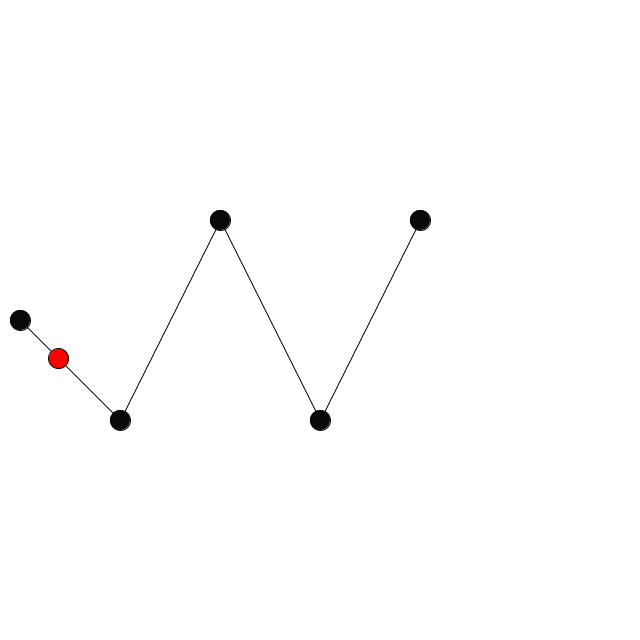
Frame 1 (no input)
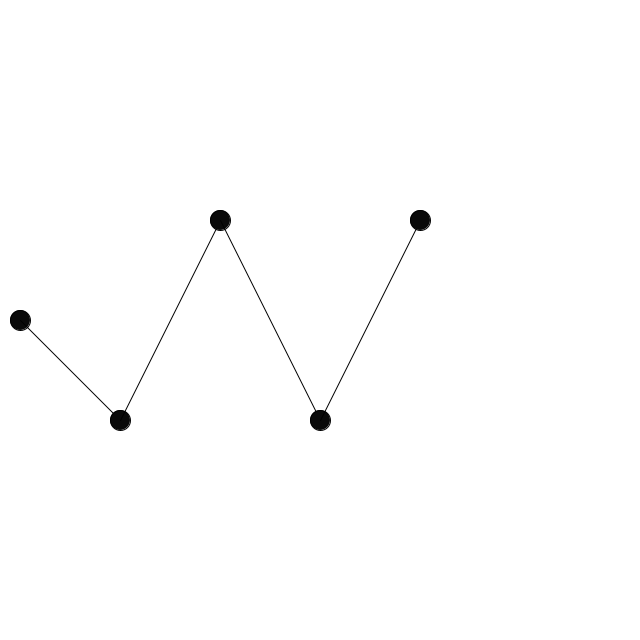
Frame 60 (the mouse pressed at the canvas centre just before this capture)
Frame 120 (the mouse held since frame 60 and released just before this capture): identical to frame 60, image omitted

The Processing sketch that drew these frames (run headless with seeded random() and noise(); from frame 60 on, the mouse is pressed at the canvas centre):

// Processing sketch: velocidad
// ── velocidad.pde
// Variables globales
PVector particula; 
PVector [] carretera;
PVector [] velocidad; 
PVector [] aceleracion; 

int radio, n_tramos, tramo;
float dt, v_ini, a; 


// tenemos dos opciones para mover la partícula. la primera es definir el punto P2 y la segunda opción es definir el vector carretera que va a ser el vector c. este vector c lo definimos con su modulo y su argumento (1, -1)  

void setup() 
{
  size(640, 640);
  
  // Inicializar las variables globales 
  radio = 20; 
  n_tramos = 5;
  
  particula = new PVector(radio, height/2); 
  
  carretera = new PVector [n_tramos];
  velocidad = new PVector[n_tramos - 1];
  aceleracion = new PVector[n_tramos - 1];
  
  // Establecemos el primer punto para la partícula
  carretera[0] = new PVector(particula.x, particula.y);
  carretera[1] = new PVector(particula.x + 100, particula.y +100);
  carretera[2] = new PVector(particula.x + 200, particula.y -100);
  carretera[3] = new PVector(particula.x + 300, particula.y +100);
  carretera[4] = new PVector(particula.x + 400, particula.y -100);
  
    
  //for (int i = 1; i < n_tramos; i++) 
    //carretera[i] = new PVector(width/2, radio);
    
  for (int i= 0; i < n_tramos; i++) 
  {
    if (i+1 < n_tramos)
    {
      PVector c = PVector.sub(carretera[i+1], carretera[i]);
      // la velocidad es enla dir del tramo y modulo 50 
      c.normalize();
      
      // Calculamos la pendiente de la curva 
      float pendiente = carretera [i+1].y - carretera [i].y; 
      float factor = 0; 
      
      if (pendiente > 0)
        factor = 1; 
      else if (pendiente < 0) 
        factor = 0.5; 
      
      // Velocidad inicial en la dirección del tramo
      velocidad [i] = c.mult (50 * factor); 
      
      // Definir aceleración en el tramo (aumenta gradualmente la velocidad)
      aceleracion [i] = c.mult (10 * factor); 
      println("velocidad tramo: " + str(i) , velocidad[i]); 
    } 
  }
  
  tramo = 0; 
  dt = 0.1; 
}

void draw() 
{
  background(255); // borra frame anterior y pone el color que se quiera. se pone con un solo numero para escala de grises. 
  
  //stroke(100); // para el color de los bordes
  
  fill(10);
  
  for (int i = 0; i < n_tramos; i++) 
  {
    ellipse(carretera[i].x, carretera[i].y, radio, radio);
    if (i+1 < n_tramos)
      line(carretera[i].x, carretera[i].y, carretera[i+1].x, carretera[i+1].y);
  }
  
  fill(255, 0, 0); // color d la elipse
  
  if (tramo < n_tramos - 1) 
    {
      // Actualizar velocidad con aceleración: v = u + a * dt
      velocidad[tramo].add(PVector.mult(aceleracion[tramo], dt)); 
      
      // Actualizar posición: x = x + v * dt
      particula.add(PVector.mult(velocidad[tramo], dt));
      
      ellipse(particula.x, particula.y, 20, 20);
      
      // Si la partícula alcanza el siguiente punto, pasa al siguiente tramo
      if (particula.dist(carretera[tramo+1]) < radio / 2) 
      {
        particula.set(carretera[tramo+1]); 
        tramo++;
      }
    }
    else 
    {
      setup();
    }
}
